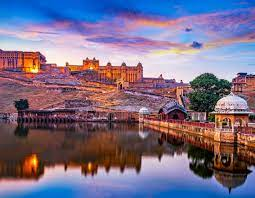
#> input picture image.jpg, 255 x 198 px
$ jupyter execute day13.ipynb
#> lines starting #> are read from the running program, lines starting #| are printed output that depends on the picture
[cell 1]
import cv2

[cell 2]
img = cv2.imread('image.jpg')
#> img is the input picture: shape (198, 255, 3); mean B, G, R 134.2, 109.4, 122.4
img2 = cv2.imread('download.jpg')
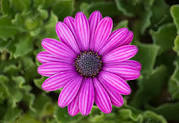
#> input picture download.jpg, 179 x 123 px
#> img2 is the input picture: shape (123, 179, 3); mean B, G, R 84, 76.3, 107.3

[cell 3]
img.shape
#> Out = (198, 255, 3)

[cell 4]
img2.shape
#> Out = (123, 179, 3)

[cell 5]
img = img[0:123,0:179,]
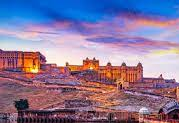
#> img: shape (123, 179, 3); mean B, G, R 153, 120.5, 138.5

[cell 6]
def imshow(im):
    cv2.imshow('preview',im)
    cv2.waitKey(0)
    cv2.destroyAllWindows()

[cell 7]
added = cv2.add(img,img2)
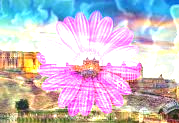
#> added: shape (123, 179, 3); mean B, G, R 201.6, 188.4, 200.3
imshow(added)

[cell 8]
subbed = cv2.subtract(img, img2)
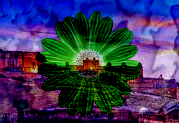
#> subbed: shape (123, 179, 3); mean B, G, R 89.4, 53.2, 56.2
imshow(subbed)
